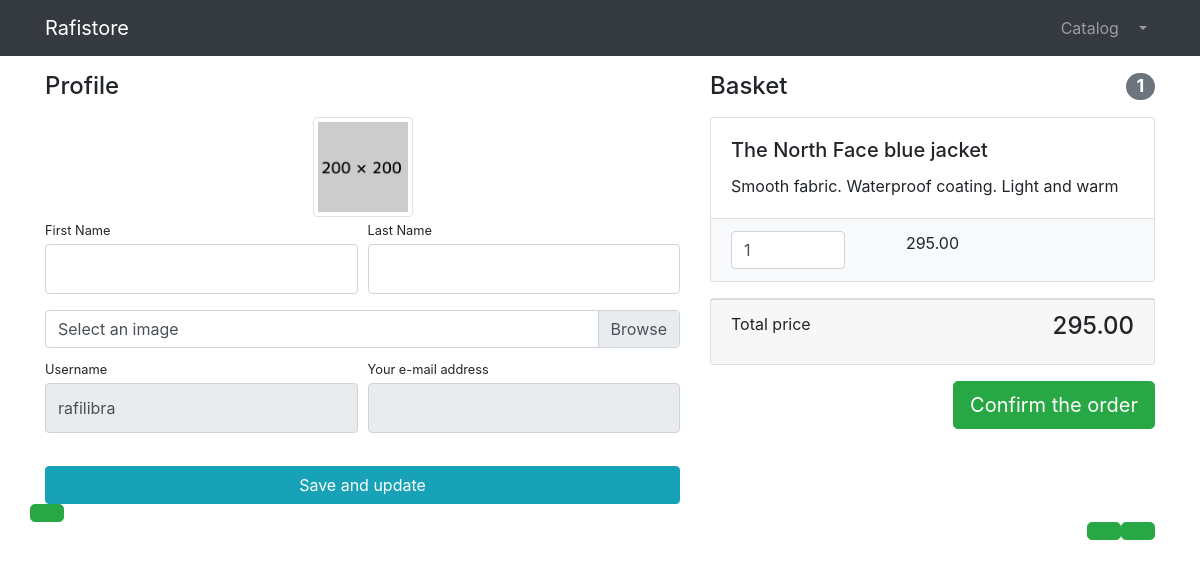
The page /users/profile/1 (signed in) on the database its author committed.
### users/models.py (models this page shows)
class User(AbstractUser):
    image = models.ImageField(upload_to='users_profile_images', null=True, blank=True)
    is_verified_email = models.BooleanField(default=False)

### products/models.py (models this page shows, shortened)
class Basket(models.Model):
    user = models.ForeignKey(to=User, on_delete=models.CASCADE)
    product = models.ForeignKey(to=Product, on_delete=models.CASCADE)
    quantity = models.PositiveSmallIntegerField(default=0)
    creating_date = models.DateTimeField(auto_now_add=True)
    class Meta:
        app_label = 'products'
    objects = BasketQueryset.as_manager()
    def sum(self):
        return self.quantity * self.product.price

class Product(models.Model):
    name = models.CharField(max_length=256, null=False)
    description = models.TextField(null=True, blank=True)
    price = models.DecimalField(max_digits=256, decimal_places=2)
    image = models.ImageField(upload_to='products_images')
    quantity = models.PositiveIntegerField()
    stripe_product_price_id = models.CharField(max_length=128, null=True, blank=True)
    category = models.ForeignKey(to=ProductCategory, on_delete=models.CASCADE)
    class Meta:
        app_label = 'products'

### users/views.py (the view, shortened to what this page needs)
# urls.py: path('profile/<int:pk>', login_required(ProfilUpdateView.as_view()), name='profile'),
class ProfilUpdateView(LoginRequiredMixin, UserPassesTestMixin, UpdateView):
    model = User
    template_name = 'users/profile.html'
    form_class = UserProfileForm
    def get_context_data(self, **kwargs):
        context = super(ProfilUpdateView, self).get_context_data()
        context['title'] = 'Rafistore-Profile'
        context['baskets'] = Basket.objects.filter(user=self.object)
        return context
    def test_func(self):
        return self.request.user == self.get_object()

### users/forms.py
class UserProfileForm(UserChangeForm):
    first_name = forms.CharField(widget=forms.TextInput(attrs={'class': 'form-control py-4'}), required=False)
    last_name = forms.CharField(
        widget=forms.TextInput(attrs={'class': 'form-control py-4'}), required=False)
    image = forms.ImageField(widget=forms.FileInput(attrs={'class': 'custom-file-input'}), required=False, )
    username = forms.CharField(widget=forms.TextInput(attrs={'class': 'form-control py-4', 'readonly': True}))
    email = forms.EmailField(
        widget=forms.EmailInput(attrs={'class': 'form-control py-4', 'readonly': True}))
    class Meta:
        model = User
        fields = ('first_name', 'last_name', 'image', 'username', 'email')

### products/context_processors.py (called while the page is built)
def baskets(request):
    user = request.user
    return {'baskets' : Basket.objects.filter(user=user) if user.is_authenticated else []}

### products/models.py (called while the page is built)
    def total_sum(self):
        return sum(basket.sum() for basket in self)

    def total_quantity(self):
        return sum(basket.quantity for basket in self)

### users/templates/users/profile.html (shortened to what this page needs)
{% extends 'products/base.html' %}
{% load static %}
{% block css %}
    <link href="{% static 'vendor/css/profile.css' %}" rel="stylesheet">
{% endblock %}
{% block content %}
<div class="container">
    <div class="row">
        <div class="col-lg-7">
            <h4 class="mt-3 mb-3">Profile</h4>
            <div class="col-lg-12 text-center">
                <img width="100" height="100"
                     src="{% if user.image %}{{ user.image.url }}{% else %}{% static 'vendor/img/users/default_avatar.jpg' %}{% endif %}"
                     class="img-thumbnail">
            </div>
            <form action="{% url 'users:profile' user.id %}" method="post" enctype="multipart/form-data">
                <div class="form-row">
                    <div class="col-lg-6">
                        <div class="form-group">
                            <label class="small mb-1" for="{{ form.first_name.id_for_label }}">First Name</label>
                            {{ form.first_name }}
                        </div>
                    </div>
                    <div class="col-lg-6">
                        <div class="form-group">
                            <label class="small mb-1" for="{{ form.last_name.id_for_label }}">Last Name</label>
                            {{ form.last_name }}
                        </div>
                    </div>
                </div>
                <div class="form-row mb-2">
                    <div class="col-lg-12">
                        <div class="custom-file">
                            <label class="custom-file-label" for="{{ form.image.id_for_label }}">Select an image</label>
                        </div>
                    </div>
                </div>
                <div class="form-row">
                    <div class="col-lg-6">
                        <label class="small mb-1" for="{{ form.username.id_for_label }}">Username</label>
                        {{ form.username }}
                    </div>
                <div class="col-lg-6">
                        <label class="small mb-1" for="{{ form.email.id_for_label }}">Your e-mail address</label>
                        {{ form.email }}
                    </div>
                </div>
                <div class="form-row">
                    <div class="col-lg-12" style="margin-top: 33px;">
                        <input class="btn btn-info btn-block" type="submit" value="Save and update">
                    </div>
                </div>
            </form>
        </div>
        <div class="col-lg-5">
            {% include 'products/baskets.html' %}
        </div>
    </div>
</div>
{% endblock %}

### products/templates/products/baskets.html (shortened to what this page needs)
{% if baskets %}
<h4 class="mt-3 mb-3 d-flex justify-content-between align-items-center mb-3">
                Basket <span class="badge badge-secondary badge-pill">{{ baskets.total_quantity }}</span>
            </h4>
        {% for basket in baskets %}
<div class="card mb-3">
                <div class="card-body">
                    <h5 class="card-title">{{ basket.product.name }}</h5>
                    <p class="card-text">{{ basket.product.description }}</p>
                </div>
                <ul class="list-group list-group-flush">
                    <li class="list-group-item bg-light">
                        <div class="row text-center">
                            <div class="col-lg-4">
                                <input name="basketID" type="number" class="form-control"
                                       value="{{ basket.quantity }}" min="0">
                            </div>
                            <div class="col-lg-4">{{ basket.sum }}</div>
                            <div class="col-lg-4">
                            </div>
                        </div>
                    </li>
                </ul>
            </div>
    {% endfor %}
<div class="card mb-3">
                <div class="card-footer">
                    <p class="float-left">Total price</p>
                    <h4 class="float-right">{{ baskets.total_sum }}</h4>
                </div>
            </div>
<a class="btn btn-success btn-lg float-right" href="{% url 'orders:order_create' %}">
                Confirm the order
{% else %}
    <h4 class="mt-3 text-center mb-3">
                The basket is empty
            </h4>
{% endif %}

### rows shown on the page
User: image (placeholder picture), username "rafilibra"
Basket: total_quantity "1", product.name "The North Face blue jacket", product.description "Smooth fabric. Waterproof coating. Light and warm", basketID "1", sum "295.00", total_sum "295.00"
